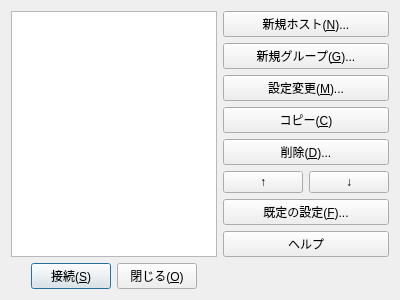
<?xml version="1.0" encoding="UTF-8"?>
<ui version="4.0">
 <class>HostsListDialogClass</class>
 <widget class="QDialog" name="HostsListDialogClass">
  <property name="geometry">
   <rect>
    <x>0</x>
    <y>0</y>
    <width>400</width>
    <height>300</height>
   </rect>
  </property>
  <property name="windowTitle">
   <string>ホスト一覧</string>
  </property>
  <property name="modal">
   <bool>true</bool>
  </property>
  <layout class="QHBoxLayout" name="horizontalLayout_3">
   <item>
    <layout class="QVBoxLayout" name="verticalLayout_2">
     <item>
      <widget class="QTreeView" name="treeView_Host"/>
     </item>
     <item>
      <layout class="QHBoxLayout" name="horizontalLayout_2">
       <item>
        <spacer name="horizontalSpacer_1">
         <property name="orientation">
          <enum>Qt::Horizontal</enum>
         </property>
         <property name="sizeHint" stdset="0">
          <size>
           <width>40</width>
           <height>20</height>
          </size>
         </property>
        </spacer>
       </item>
       <item>
        <widget class="QPushButton" name="pushButton_Connect">
         <property name="text">
          <string>接続(&amp;S)</string>
         </property>
        </widget>
       </item>
       <item>
        <widget class="QPushButton" name="pushButton_Close">
         <property name="text">
          <string>閉じる(&amp;O)</string>
         </property>
        </widget>
       </item>
       <item>
        <spacer name="horizontalSpacer_2">
         <property name="orientation">
          <enum>Qt::Horizontal</enum>
         </property>
         <property name="sizeHint" stdset="0">
          <size>
           <width>40</width>
           <height>20</height>
          </size>
         </property>
        </spacer>
       </item>
      </layout>
     </item>
    </layout>
   </item>
   <item>
    <layout class="QVBoxLayout" name="verticalLayout_1">
     <item>
      <widget class="QPushButton" name="pushButton_NewHost">
       <property name="text">
        <string>新規ホスト(&amp;N)...</string>
       </property>
      </widget>
     </item>
     <item>
      <widget class="QPushButton" name="pushButton_NewGroup">
       <property name="text">
        <string>新規グループ(&amp;G)...</string>
       </property>
      </widget>
     </item>
     <item>
      <widget class="QPushButton" name="pushButton_Mod">
       <property name="text">
        <string>設定変更(&amp;M)...</string>
       </property>
      </widget>
     </item>
     <item>
      <widget class="QPushButton" name="pushButton_Copy">
       <property name="text">
        <string>コピー(&amp;C)</string>
       </property>
      </widget>
     </item>
     <item>
      <widget class="QPushButton" name="pushButton_Del">
       <property name="text">
        <string>削除(&amp;D)...</string>
       </property>
      </widget>
     </item>
     <item>
      <layout class="QHBoxLayout" name="horizontalLayout_1">
       <item>
        <widget class="QPushButton" name="pushButton_Up">
         <property name="text">
          <string>↑</string>
         </property>
        </widget>
       </item>
       <item>
        <widget class="QPushButton" name="pushButton_Down">
         <property name="text">
          <string>↓</string>
         </property>
        </widget>
       </item>
      </layout>
     </item>
     <item>
      <widget class="QPushButton" name="pushButton_Default">
       <property name="text">
        <string>既定の設定(&amp;F)...</string>
       </property>
      </widget>
     </item>
     <item>
      <widget class="QPushButton" name="pushButton_Help">
       <property name="text">
        <string>ヘルプ</string>
       </property>
      </widget>
     </item>
     <item>
      <spacer name="verticalSpacer_1">
       <property name="orientation">
        <enum>Qt::Vertical</enum>
       </property>
       <property name="sizeHint" stdset="0">
        <size>
         <width>20</width>
         <height>40</height>
        </size>
       </property>
      </spacer>
     </item>
    </layout>
   </item>
  </layout>
 </widget>
 <tabstops>
  <tabstop>treeView_Host</tabstop>
  <tabstop>pushButton_Connect</tabstop>
  <tabstop>pushButton_Close</tabstop>
  <tabstop>pushButton_NewHost</tabstop>
  <tabstop>pushButton_NewGroup</tabstop>
  <tabstop>pushButton_Mod</tabstop>
  <tabstop>pushButton_Copy</tabstop>
  <tabstop>pushButton_Del</tabstop>
  <tabstop>pushButton_Up</tabstop>
  <tabstop>pushButton_Down</tabstop>
  <tabstop>pushButton_Default</tabstop>
  <tabstop>pushButton_Help</tabstop>
 </tabstops>
 <resources>
  <include location="ffftpgui.qrc"/>
 </resources>
 <connections>
  <connection>
   <sender>pushButton_Close</sender>
   <signal>clicked()</signal>
   <receiver>HostsListDialogClass</receiver>
   <slot>reject()</slot>
   <hints>
    <hint type="sourcelabel">
     <x>178</x>
     <y>279</y>
    </hint>
    <hint type="destinationlabel">
     <x>263</x>
     <y>265</y>
    </hint>
   </hints>
  </connection>
 </connections>
</ui>
